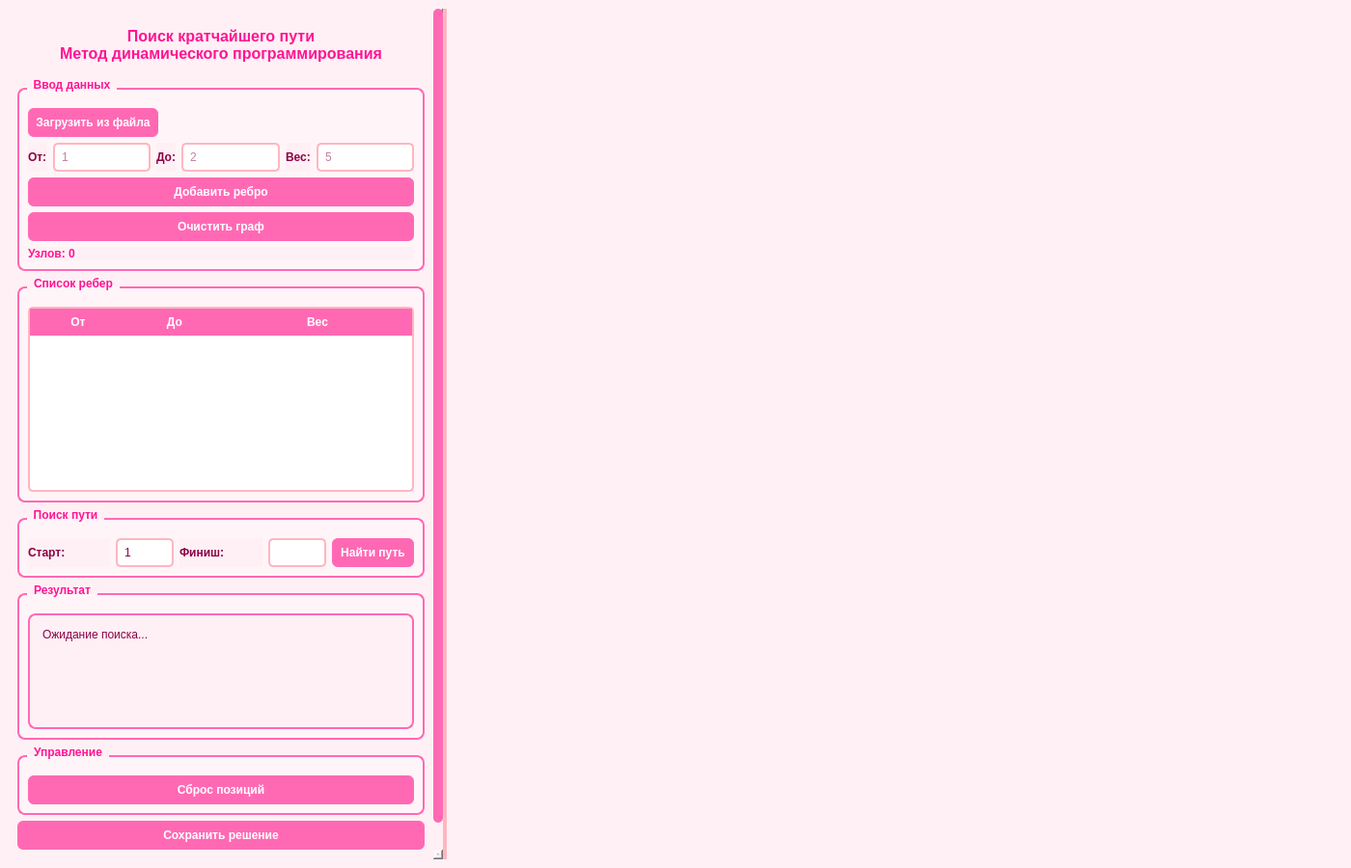
<?xml version="1.0" encoding="UTF-8"?>
<ui version="4.0">
 <class>MainWindow</class>
 <widget class="QMainWindow" name="MainWindow">
  <property name="geometry">
   <rect>
    <x>0</x>
    <y>0</y>
    <width>1400</width>
    <height>900</height>
   </rect>
  </property>
  <property name="windowTitle">
   <string>Динамическое программирование - Визуализация кратчайшего пути</string>
  </property>
  <property name="styleSheet">
   <string notr="true">
    QMainWindow { background-color: #FFF0F5; }
    QWidget { background-color: #FFF0F5; }
    QScrollArea { background-color: #FFF0F5; border: none; }
    QScrollBar:vertical { border: none; background-color: #FFF0F5; width: 10px; border-radius: 5px; }
    QScrollBar::handle:vertical { background-color: #FF69B4; border-radius: 5px; min-height: 20px; }
    QScrollBar::handle:vertical:hover { background-color: #FF1493; }
    QGroupBox { font-weight: bold; border: 2px solid #FF69B4; border-radius: 8px; margin-top: 10px; padding-top: 10px; background-color: #FFF5F8; color: #8B0045; }
    QGroupBox::title { subcontrol-origin: margin; left: 10px; padding: 0 5px; color: #FF1493; }
    QPushButton { background-color: #FF69B4; border: none; border-radius: 6px; padding: 8px; font-weight: bold; color: white; }
    QPushButton:hover { background-color: #FF1493; }
    QPushButton:pressed { background-color: #C71585; }
    QLineEdit { border: 2px solid #FFB6C1; border-radius: 5px; padding: 5px; background-color: white; color: #8B0045; }
    QLineEdit:focus { border-color: #FF69B4; }
    QTableWidget { border: 2px solid #FFB6C1; border-radius: 5px; background-color: white; alternate-background-color: #FFF0F5; gridline-color: #FFB6C1; }
    QTableWidget::item { padding: 5px; }
    QHeaderView::section { background-color: #FF69B4; color: white; padding: 5px; border: none; font-weight: bold; }
    QLabel { color: #8B0045; }
    QLabel#resultLabel { border: 2px solid #FF69B4; border-radius: 8px; padding: 10px; background-color: #FFF0F5; color: #8B0045; }
    QSplitter::handle { background-color: #FFB6C1; }
   </string>
  </property>
  <widget class="QWidget" name="centralwidget">
   <layout class="QHBoxLayout" name="horizontalLayout">
    <item>
     <widget class="QSplitter" name="splitter">
      <property name="orientation">
       <enum>Qt::Horizontal</enum>
      </property>
      <widget class="QScrollArea" name="leftScrollArea">
       <property name="widgetResizable">
        <bool>true</bool>
       </property>
       <property name="maximumSize">
        <size>
         <width>450</width>
         <height>16777215</height>
        </size>
       </property>
       <widget class="QWidget" name="leftPanel">
        <layout class="QVBoxLayout" name="leftLayout">
         <item>
          <widget class="QLabel" name="titleLabel">
           <property name="text">
            <string>Поиск кратчайшего пути
Метод динамического программирования</string>
           </property>
           <property name="alignment">
            <set>Qt::AlignCenter</set>
           </property>
           <property name="styleSheet">
            <string>font-size: 16px; font-weight: bold; margin: 10px; color: #FF1493;</string>
           </property>
          </widget>
         </item>
         <item>
          <widget class="QGroupBox" name="inputGroup">
           <property name="title">
            <string>Ввод данных</string>
           </property>
           <layout class="QVBoxLayout" name="inputLayout">
            <item>
             <layout class="QHBoxLayout" name="fileLayout">
              <item>
               <widget class="QPushButton" name="loadFileBtn">
                <property name="text">
                 <string>Загрузить из файла</string>
                </property>
               </widget>
              </item>
              <item>
               <spacer name="horizontalSpacer">
                <property name="orientation">
                 <enum>Qt::Horizontal</enum>
                </property>
                <property name="sizeHint" stdset="0">
                 <size>
                  <width>40</width>
                  <height>20</height>
                 </size>
                </property>
               </spacer>
              </item>
             </layout>
            </item>
            <item>
             <layout class="QGridLayout" name="manualLayout">
              <item row="0" column="0">
               <widget class="QLabel" name="fromLabel">
                <property name="text">
                 <string>От:</string>
                </property>
                <property name="styleSheet">
                 <string>color: #8B0045; font-weight: bold;</string>
                </property>
               </widget>
              </item>
              <item row="0" column="1">
               <widget class="QLineEdit" name="fromEdit">
                <property name="placeholderText">
                 <string>1</string>
                </property>
               </widget>
              </item>
              <item row="0" column="2">
               <widget class="QLabel" name="toLabel">
                <property name="text">
                 <string>До:</string>
                </property>
                <property name="styleSheet">
                 <string>color: #8B0045; font-weight: bold;</string>
                </property>
               </widget>
              </item>
              <item row="0" column="3">
               <widget class="QLineEdit" name="toEdit">
                <property name="placeholderText">
                 <string>2</string>
                </property>
               </widget>
              </item>
              <item row="0" column="4">
               <widget class="QLabel" name="weightLabel">
                <property name="text">
                 <string>Вес:</string>
                </property>
                <property name="styleSheet">
                 <string>color: #8B0045; font-weight: bold;</string>
                </property>
               </widget>
              </item>
              <item row="0" column="5">
               <widget class="QLineEdit" name="weightEdit">
                <property name="placeholderText">
                 <string>5</string>
                </property>
               </widget>
              </item>
              <item row="1" column="0" colspan="6">
               <widget class="QPushButton" name="addEdgeBtn">
                <property name="text">
                 <string>Добавить ребро</string>
                </property>
               </widget>
              </item>
             </layout>
            </item>
            <item>
             <widget class="QPushButton" name="clearBtn">
              <property name="text">
               <string>Очистить граф</string>
              </property>
             </widget>
            </item>
            <item>
             <widget class="QLabel" name="nodeCountLabel">
              <property name="text">
               <string>Узлов: 0</string>
              </property>
              <property name="styleSheet">
               <string>color: #FF1493; font-weight: bold; font-size: 12px;</string>
              </property>
             </widget>
            </item>
           </layout>
          </widget>
         </item>
         <item>
          <widget class="QGroupBox" name="edgesGroup">
           <property name="title">
            <string>Список ребер</string>
           </property>
           <layout class="QVBoxLayout" name="edgesLayout">
            <item>
             <widget class="QTableWidget" name="edgesTable">
              <property name="minimumSize">
               <size>
                <width>0</width>
                <height>150</height>
               </size>
              </property>
              <property name="maximumSize">
               <size>
                <width>16777215</width>
                <height>250</height>
               </size>
              </property>
              <attribute name="horizontalHeaderStretchLastSection">
               <bool>true</bool>
              </attribute>
              <attribute name="alternatingRowColors">
               <bool>true</bool>
              </attribute>
              <column>
               <property name="text">
                <string>От</string>
               </property>
              </column>
              <column>
               <property name="text">
                <string>До</string>
               </property>
              </column>
              <column>
               <property name="text">
                <string>Вес</string>
               </property>
              </column>
             </widget>
            </item>
           </layout>
          </widget>
         </item>
         <item>
          <widget class="QGroupBox" name="searchGroup">
           <property name="title">
            <string>Поиск пути</string>
           </property>
           <layout class="QHBoxLayout" name="searchLayout">
            <item>
             <widget class="QLabel" name="startLabel">
              <property name="text">
               <string>Старт:</string>
              </property>
              <property name="styleSheet">
               <string>color: #8B0045; font-weight: bold;</string>
              </property>
             </widget>
            </item>
            <item>
             <widget class="QLineEdit" name="startNodeEdit">
              <property name="text">
               <string>1</string>
              </property>
              <property name="maximumSize">
               <size>
                <width>60</width>
                <height>16777215</height>
               </size>
              </property>
             </widget>
            </item>
            <item>
             <widget class="QLabel" name="endLabel">
              <property name="text">
               <string>Финиш:</string>
              </property>
              <property name="styleSheet">
               <string>color: #8B0045; font-weight: bold;</string>
              </property>
             </widget>
            </item>
            <item>
             <widget class="QLineEdit" name="endNodeEdit">
              <property name="maximumSize">
               <size>
                <width>60</width>
                <height>16777215</height>
               </size>
              </property>
             </widget>
            </item>
            <item>
             <widget class="QPushButton" name="findPathBtn">
              <property name="text">
               <string>Найти путь</string>
              </property>
             </widget>
            </item>
           </layout>
          </widget>
         </item>
         <item>
          <widget class="QGroupBox" name="resultGroup">
           <property name="title">
            <string>Результат</string>
           </property>
           <layout class="QVBoxLayout" name="resultLayout">
            <item>
             <widget class="QLabel" name="resultLabel">
              <property name="text">
               <string>Ожидание поиска...</string>
              </property>
              <property name="alignment">
               <set>Qt::AlignTop</set>
              </property>
              <property name="wordWrap">
               <bool>true</bool>
              </property>
              <property name="minimumSize">
               <size>
                <width>0</width>
                <height>120</height>
               </size>
              </property>
             </widget>
            </item>
           </layout>
          </widget>
         </item>
         <item>
          <widget class="QGroupBox" name="viewGroup">
           <property name="title">
            <string>Управление</string>
           </property>
           <layout class="QHBoxLayout" name="viewLayout">
            <item>
             <widget class="QPushButton" name="resetViewBtn">
              <property name="text">
               <string>Сброс позиций</string>
              </property>
             </widget>
            </item>
           </layout>
          </widget>
         </item>
         <item>
          <widget class="QPushButton" name="saveSolutionBtn">
           <property name="text">
            <string>Сохранить решение</string>
           </property>
          </widget>
         </item>
         <item>
          <spacer name="verticalSpacer">
           <property name="orientation">
            <enum>Qt::Vertical</enum>
           </property>
           <property name="sizeHint" stdset="0">
            <size>
             <width>20</width>
             <height>40</height>
            </size>
           </property>
          </spacer>
         </item>
        </layout>
       </widget>
      </widget>
      <widget class="QWidget" name="rightPanel">
       <layout class="QVBoxLayout" name="rightLayout">
        <property name="leftMargin">
         <number>0</number>
        </property>
        <property name="topMargin">
         <number>0</number>
        </property>
        <property name="rightMargin">
         <number>0</number>
        </property>
        <property name="bottomMargin">
         <number>0</number>
        </property>
        <item>
         <widget class="QWidget" name="graphContainer" native="true">
          <layout class="QVBoxLayout" name="graphContainerLayout">
           <property name="leftMargin">
            <number>0</number>
           </property>
           <property name="topMargin">
            <number>0</number>
           </property>
           <property name="rightMargin">
            <number>0</number>
           </property>
           <property name="bottomMargin">
            <number>0</number>
           </property>
          </layout>
         </widget>
        </item>
       </layout>
      </widget>
     </widget>
    </item>
   </layout>
  </widget>
 </widget>
 <resources/>
 <connections/>
</ui>
